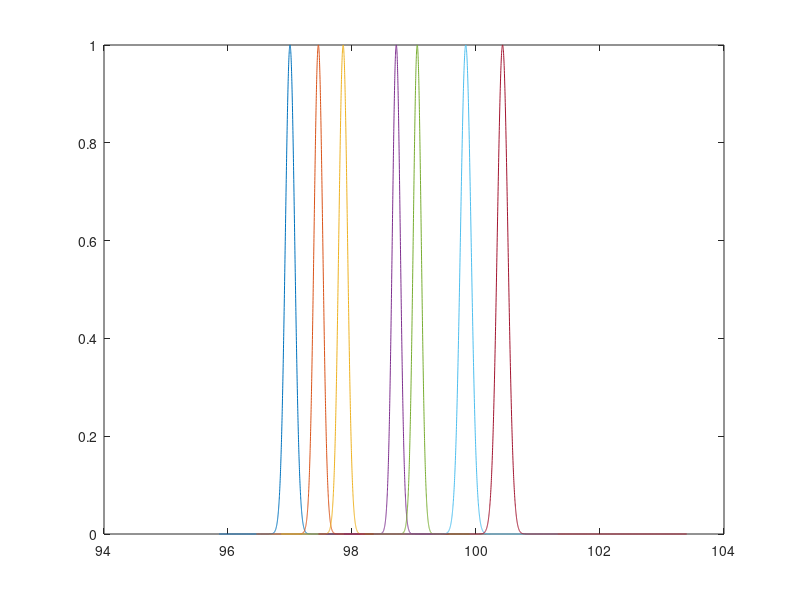

The MATLAB source for this figure:
clear all
clc

%% lebal 1

centriod = 97
;
width = 0.011434512
;
s = 100* width;

x = -s+centriod : width* 10^-1 : s+centriod;
y = exp( - (x - centriod).^2 / width);

%% lebal 2

centriod = 97.45738049
;
width = 0.009994059
;
s = 100* width;

x2 = -s+centriod : width* 10^-1 : s+centriod;
y2 = exp( - (x2 - centriod).^2 / width);

%% lebal 3

centriod = 97.85714286
;
width = 0.009994059
;
s = 100* width;

x3 = -s+centriod : width* 10^-1 : s+centriod;
y3 = exp( - (x3 - centriod).^2 / width);

%% lebal 4
centriod = 98.71428571
;
width = 0.008447705
;
s = 100* width;

x4 = -s+centriod : width* 10^-1 : s+centriod;
y4 = exp( - (x4 - centriod).^2 / width);

%% lebal 5
centriod = 99.05219392
;
width = 0.008447705
;
s = 100* width;

x5 = -s+centriod : width* 10^-1 : s+centriod;
y5 = exp( - (x5 - centriod).^2 / width);

%% lebal 6
centriod = 99.83469509
;
width = 0.014846908
;
s = 100* width;

x6 = -s+centriod : width* 10^-1 : s+centriod;
y6 = exp( - (x6 - centriod).^2 / width);

%% lebal 7
centriod = 100.4285714
;
width = 0.014846908
;
s = 200* width;

x7 = -s+centriod : width* 10^-1 : s+centriod;
y7 = exp( - (x7 - centriod).^2 / width);



%%
plot(x,y,x2,y2, x3, y3, x4, y4, x5, y5, x6, y6, x7, y7)